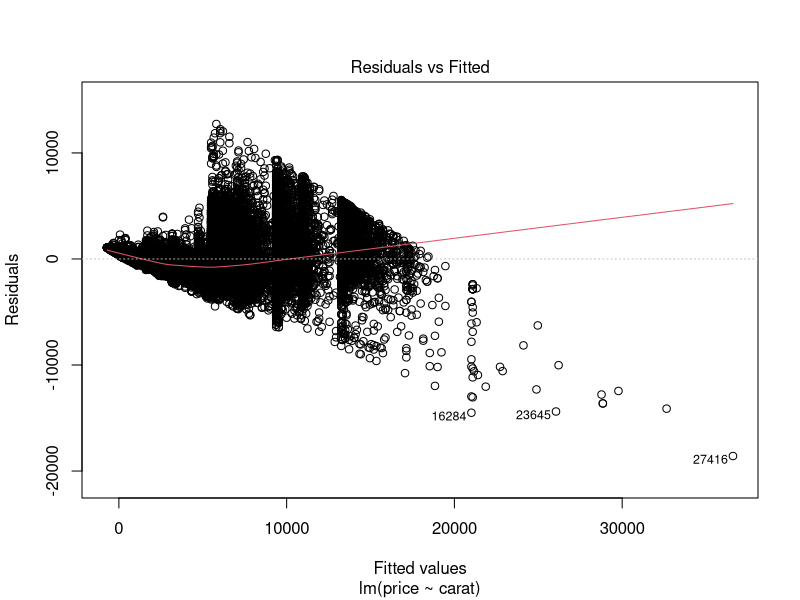
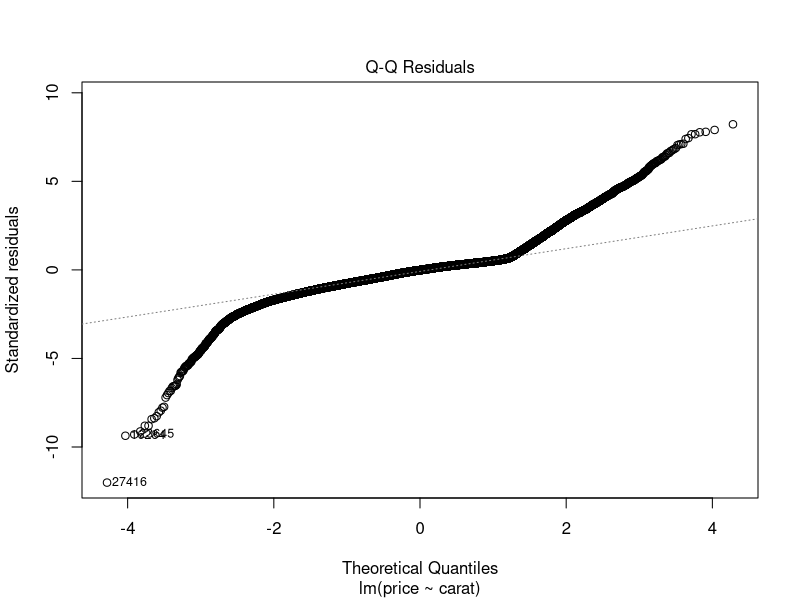
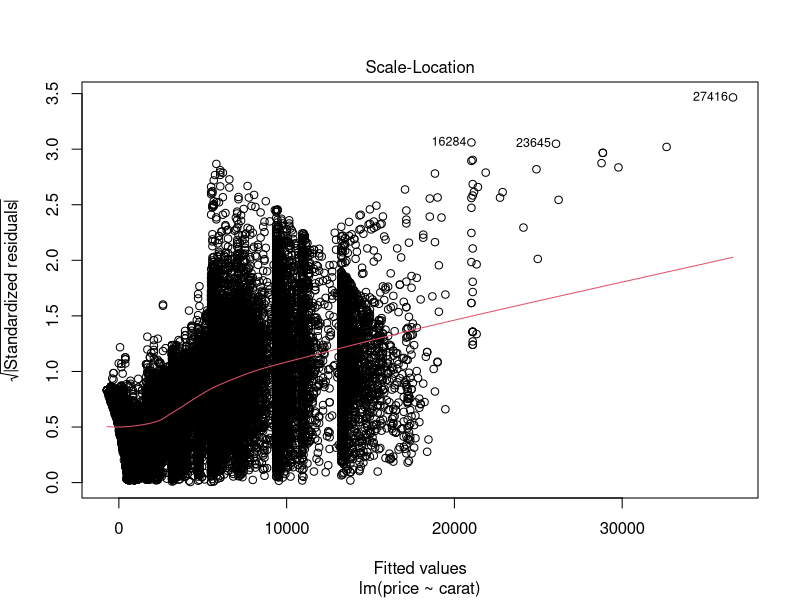
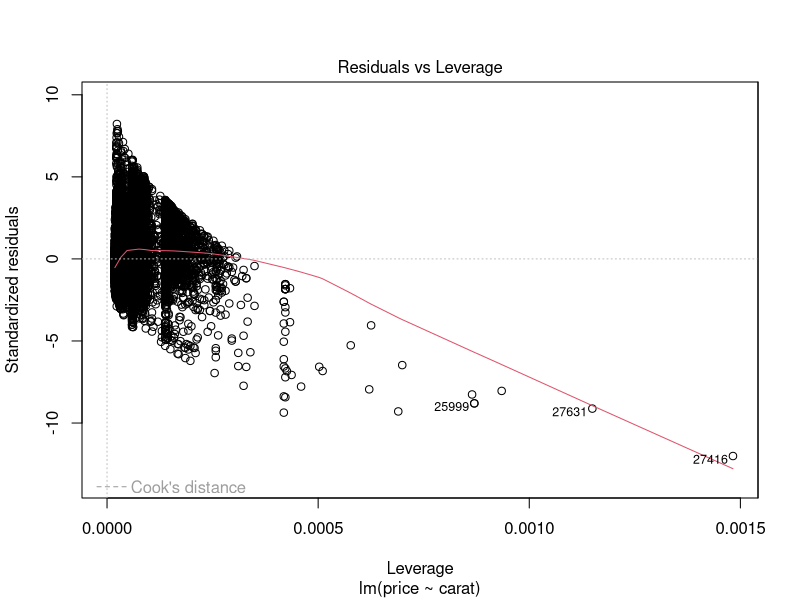

Here is the R script that generated these plots, in order:
## ---- chunk 1
library(ggplot2)

## ---- chunk 2


model1 <- lm(price ~ carat, data = diamonds)

## ---- chunk 3

plot(model1)

